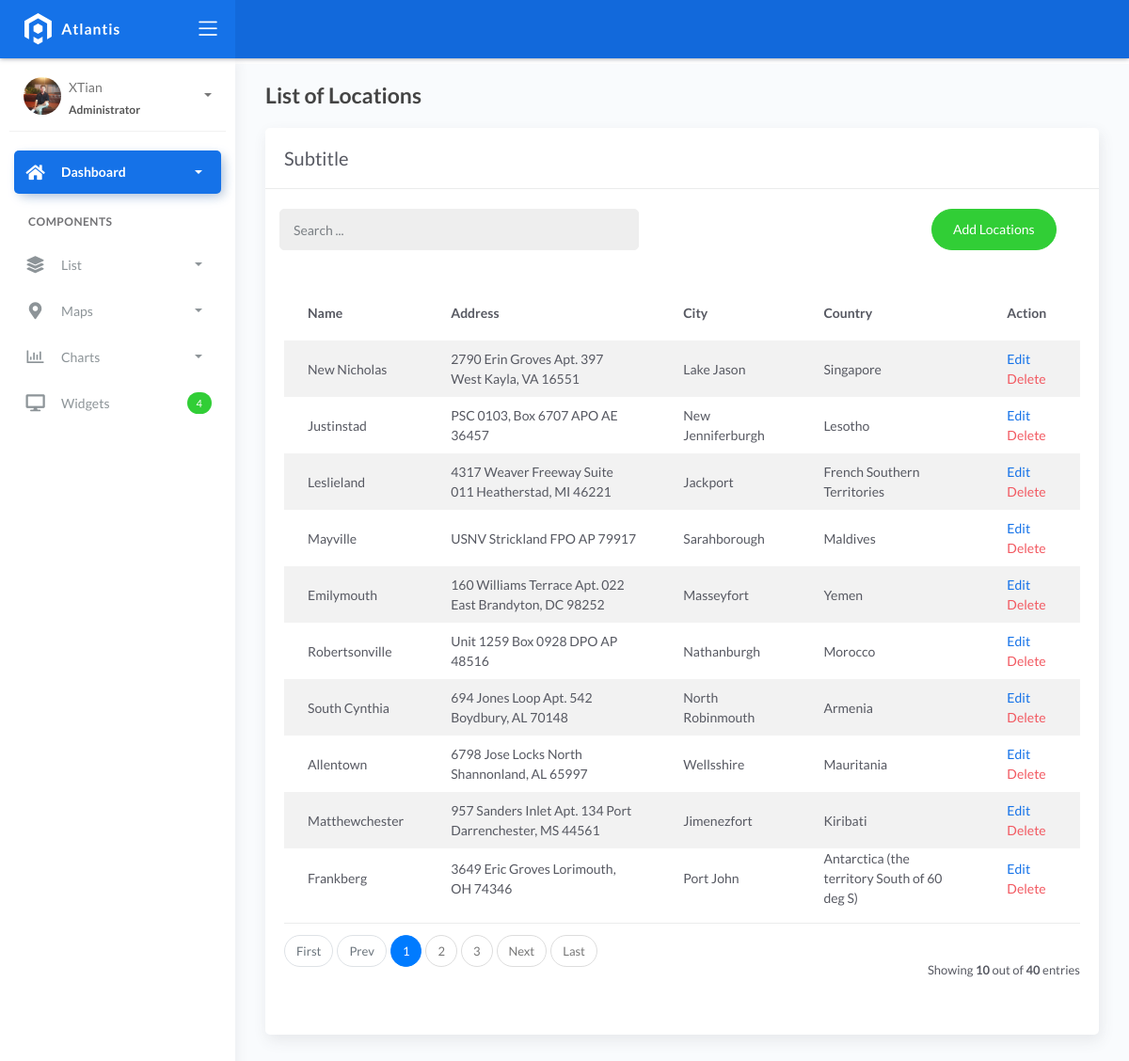
Page /locations/ on the committed database.
### fire/models.py (models this page shows, shortened)
class BaseModel(models.Model):
    created_at = models.DateTimeField(auto_now_add=True, db_index=True)
    updated_at = models.DateTimeField(auto_now=True)
    class Meta:
        abstract = True

class Locations(BaseModel):
    name = models.CharField(max_length=150)
    latitude = models.DecimalField(
        max_digits=22, decimal_places=16, null=True, blank=True)
    longitude = models.DecimalField(
        max_digits=22, decimal_places=16, null=True, blank=True)
    address = models.CharField(max_length=150)
    city = models.CharField(max_length=150)  # can be in separate table
    country = models.CharField(max_length=150)  # can be in separate table

### fire/views.py (the view, shortened to what this page needs)
# urls.py: path('locations/', LocationsList.as_view(), name='locations-list'),
class LocationsList(ListView):
    model = Locations
    template_name = 'locations_list.html'
    context_object_name = 'locations'
    paginate_by = 10
    def get_queryset(self, *args, **kwargs):
        qs = super(LocationsList, self).get_queryset(*args, **kwargs)
        return qs

### templates/locations_list.html (shortened to what this page needs)
{% extends 'base.html' %} {% load static %} {% block content %}
<div class="content">
  <div class="page-inner">
    <h4 class="page-title">List of Locations</h4>
    <div class="row">
      <div class="col-md-12">
        <div class="card">
          <div class="card-header">
            <div class="card-title">Subtitle</div>
          </div>
          <br />
          <div class="col-md-12 row">
            <div class="col-md-6">
              <form class="navbar-left navbar-form nav-search mr-md-3" action="{% url 'locations-list' %}">
                <div class="input-group">
                  <input type="text" placeholder="Search ..." class="form-control" name="q" />
                  <div class="input-group-append">
                    <span class="input-group-text">
                    </span>
                  </div>
                </div>
              </form>
            </div>
            <div class="col-md-6">
              <div class="pull-right">
                <a href="{% url 'locations-add' %}" class="btn btn-success btn-rounded">Add Locations</a>
              </div>
            </div>
          </div>
          <div class="card-body">
            <table class="table table-striped mt-3">
              <thead>
                <tr>
                  <th scope="col">Name</th>
                  <th scope="col">Address</th>
                  <th scope="col">City</th>
                  <th scope="col">Country</th>
                  <th scope="col">Action</th>
                </tr>
              </thead>
              <tbody>
                {% for object in object_list %}
                <tr>
                  <td>{{ object.name }}</td>
                  <td>{{ object.address }}</td>
                  <td>{{ object.city }}</td>
                  <td>{{ object.country }}</td>
                  <td>
                    <a href="{% url 'locations-update' object.pk %}">Edit</a>
                    <a href="{% url 'locations-delete' object.pk %}" class="text-danger">Delete</a>
                  </td>
                </tr>
                {% empty %}
                <tr>
                  <td colspan="7" style="text-align: center">
                    <p class="text-sm font-weight-bold mb-0">No Records Found</p>
                  </td>
                </tr>
                {% endfor %}
              </tbody>
            </table>
            {% include 'includes/pagination.html' %}
          </div>
        </div>
      </div>
    </div>
  </div>
</div>
{% endblock %}

### templates/base.html (shortened to what this page needs)
{% load static %}
<!DOCTYPE html>
<html lang="en">
  <head>
    <link rel="stylesheet" href="{% static 'css/bootstrap.min.css' %}" />
    <link rel="stylesheet" href="{% static 'css/atlantis.min.css' %}" />
    <link rel="stylesheet" href="{% static 'css/demo.css' %}" />
  </head>
  <body>
    <div class="wrapper">
      <div class="main-header">
        <div class="logo-header" data-background-color="blue">
          <a href="index.html" class="logo">
            <img src="{% static 'img/logo.svg' %}" alt="navbar brand" class="navbar-brand" />
          </a>
          <div class="nav-toggle">
            <button class="btn btn-toggle toggle-sidebar">
              <i class="icon-menu"></i>
            </button>
          </div>
        </div>
        <nav class="navbar navbar-header navbar-expand-lg" data-background-color="blue2">
        </nav>
      </div>
      <div class="sidebar sidebar-style-2">
        <div class="sidebar-wrapper scrollbar scrollbar-inner">
          <div class="sidebar-content">
            <div class="user">
              <div class="avatar-sm float-left mr-2">
                <img src="{% static 'img/profile.jpg' %}" alt="..." class="avatar-img rounded-circle" />
              </div>
              <div class="info">
                <a data-toggle="collapse" href="#collapseExample" aria-expanded="true">
                  <span>
                    XTian
                    <span class="user-level">Administrator</span>
                    <span class="caret"></span>
                  </span>
                </a>
              </div>
            </div>
            <ul class="nav nav-primary">
              <li class="nav-item active">
                <a data-toggle="collapse" href="#dashboard" class="collapsed" aria-expanded="false">
                  <i class="fas fa-home"></i>
                  <p>Dashboard</p>
                  <span class="caret"></span>
                </a>
              </li>
              <li class="nav-section">
                <h4 class="text-section">Components</h4>
              </li>
              <li class="nav-item">
                <a data-toggle="collapse" href="#base">
                  <i class="fas fa-layer-group"></i>
                  <p>List</p>
                  <span class="caret"></span>
                </a>
              </li>
              <li class="nav-item">
                <a data-toggle="collapse" href="#maps">
                  <i class="fas fa-map-marker-alt"></i>
                  <p>Maps</p>
                  <span class="caret"></span>
                </a>
              </li>
              <li class="nav-item">
                <a data-toggle="collapse" href="#charts">
                  <i class="far fa-chart-bar"></i>
                  <p>Charts</p>
                  <span class="caret"></span>
                </a>
              </li>
              <li class="nav-item">
                <a href="#">
                  <i class="fas fa-desktop"></i>
                  <p>Widgets</p>
                  <span class="badge badge-success">4</span>
                </a>
              </li>
            </ul>
          </div>
        </div>
      </div>
      <div class="main-panel">
        <div class="content">
          {% block content %}
          {% endblock %}
          </div>
        </div>
        <footer class="footer">
          <div class="container-fluid">
            <nav class="pull-left">
              <ul class="nav">
                <li class="nav-item">
                  <a class="nav-link" href="https://www.themekita.com"> ThemeKita </a>
                </li>
                <li class="nav-item">
                  <a class="nav-link" href="#"> Help </a>
                </li>
                <li class="nav-item">
                  <a class="nav-link" href="#"> Licenses </a>
                </li>
              </ul>
            </nav>
            <div class="copyright ml-auto">2018, made with  by <a href="https://www.themekita.com">ThemeKita</a></div>
          </div>
        </footer>
      </div>
  </body>
</html>

### templates/includes/pagination.html (shortened to what this page needs)
{% if is_paginated %}
<div class="card-footer px-0 border-0 d-flex flex-column flex-lg-row align-items-center justify-content-between mt-3">
  <nav aria-label="Topics pagination" class="mb-4">
    <ul class="pagination">
      {% if page_obj.number > 1 %}
      <li class="page-item">
        <a class="page-link" href="?page=1">First</a>
      </li>
      {% else %}
      <li class="page-item disabled">
        <span class="page-link">First</span>
      </li>
      {% endif %} {% if page_obj.has_previous %}
      <li class="page-item">
        <a class="page-link" href="?page={{ page_obj.previous_page_number }}">Prev</a>
      </li>
      {% else %}
      <li class="page-item disabled">
        <span class="page-link">Prev</span>
      </li>
      {% endif %} {% for page_num in paginator.page_range %} {% if page_obj.number == page_num %}
      <li class="page-item active">
        <span class="page-link">
          {{ page_num }}
        </span>
      </li>
      {% elif page_num > page_obj.number|add:'-3' and page_num < page_obj.number|add:'3' %}
      <li class="page-item">
        <a class="page-link" href="?page={{ page_num }}">{{ page_num }}</a>
      </li>
      {% endif %} {% endfor %} {% if page_obj.has_next %}
      <li class="page-item">
        <a class="page-link" href="?page={{ page_obj.next_page_number }}">Next</a>
      </li>
      {% else %}
      <li class="page-item disabled">
        <span class="page-link">Next</span>
      </li>
      {% endif %} {% if page_obj.number != paginator.num_pages %}
      <li class="page-item">
        <a class="page-link" href="?page={{ paginator.num_pages }}">Last</a>
      </li>
      {% else %}
      <li class="page-item disabled">
        <span class="page-link">Last</span>
      </li>
      {% endif %}
    </ul>
  </nav>
  <div class="fw-normal small mt-4 mt-lg-0">Showing <b>{{object_list.count}}</b> out of <b>{{paginator.count}}</b> entries</div>
</div>
{% endif %}

### rows in the picture
Locations: name "New Nicholas", address "2790 Erin Groves Apt. 397 West Kayla, VA 16551", city "Lake Jason", country "Singapore"
Locations: name "Justinstad", address "PSC 0103, Box 6707 APO AE 36457", city "New Jenniferburgh", country "Lesotho"
Locations: name "Leslieland", address "4317 Weaver Freeway Suite 011 Heatherstad, MI 46221", city "Jackport", country "French Southern Territories"
Locations: name "Mayville", address "USNV Strickland FPO AP 79917", city "Sarahborough", country "Maldives"
Locations: name "Emilymouth", address "160 Williams Terrace Apt. 022 East Brandyton, DC 98252", city "Masseyfort", country "Yemen"
Locations: name "Robertsonville", address "Unit 1259 Box 0928 DPO AP 48516", city "Nathanburgh", country "Morocco"
Locations: name "South Cynthia", address "694 Jones Loop Apt. 542 Boydbury, AL 70148", city "North Robinmouth", country "Armenia"
Locations: name "Allentown", address "6798 Jose Locks North Shannonland, AL 65997", city "Wellsshire", country "Mauritania"
Locations: name "Matthewchester", address "957 Sanders Inlet Apt. 134 Port Darrenchester, MS 44561", city "Jimenezfort", country "Kiribati"
Locations: name "Frankberg", address "3649 Eric Groves Lorimouth, OH 74346", city "Port John", country "Antarctica (the territory South of 60 deg S)"

### other values in the picture
{{ page_num }} "1"
{{ page_num }} "2" "3"
{{ object_list.count }} "10"
{{ paginator.count }} "40"
